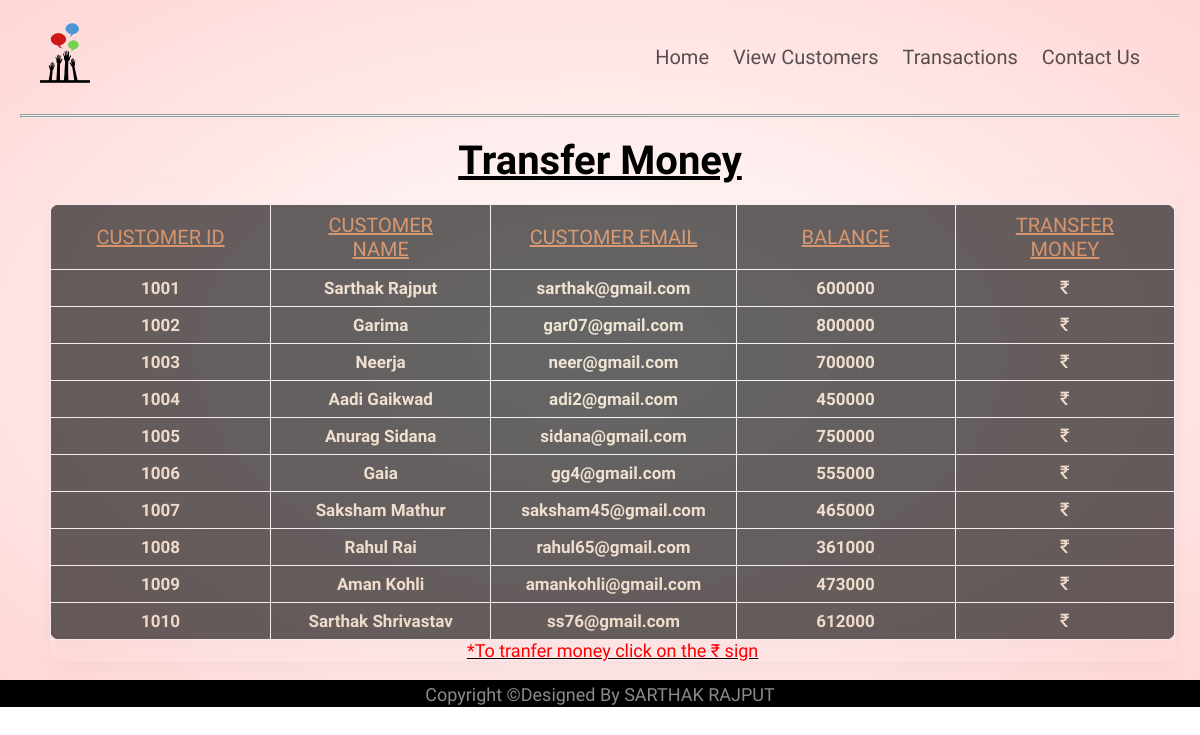
The page /view.php on the database its author committed.
### tables this page shows
CREATE TABLE clients (
  c_id int(11) NOT NULL,
  c_name varchar(255) NOT NULL,
  c_email varchar(255) NOT NULL,
  c_balance int(11) NOT NULL
);

### view.php (the view, shortened to what this page needs)
<!DOCTYPE html>
<html lang="en">
<head>
    <link rel="stylesheet" href="style.css?v=<?php echo time(); ?>">
    <link rel="stylesheet" href="https://cdnjs.cloudflare.com/ajax/libs/font-awesome/4.7.0/css/font-awesome.min.css">
    <link rel="stylesheet" href="//maxcdn.bootstrapcdn.com/font-awesome/4.3.0/css/font-awesome.min.css">
</head>
<body>
    <?php
      include 'connection.php';
      $sql = "SELECT * FROM clients";
      $result = mysqli_query($connect,$sql);
    ?>
    <div class="header">
        <div class="container">
            <div class="navbar">
                <div class="logo cursor">
                   <a href="index.php"><img src="images/logo_small.png" width="50px" height="70px"></a>
                </div>
                <nav>
                   <ul class="design" id="Menu">
                      <li><a href="index.php">Home</a></li>
                      <li><a href="view.php">View Customers</a></li>
                      <li><a href="history.php">Transactions</a></li>
                      <li><a href="https://www.thesparksfoundationsingapore.org/contact-us/">Contact Us</a></li>
                    </ul>
                </nav>
            </div>
            <hr>
            <hr>
            <br>
            <div class="table new">
                 <h1>Transfer Money</h1>
                    <div class="transfer">
                        <div>
                            <table class="first">
                                <thead>
                                    <tr>
                                        <th>Customer ID</th>
                                        <th>Customer Name</th>
                                        <th>Customer Email</th>
                                        <th>Balance</th>
                                        <th>Transfer Money</th>
                                    </tr>
                                </thead>
                                <tbody>
                        </div>
          <?php
           while($rows = mysqli_fetch_array($result))
          {
            ?>
                <tr>
                  <td><?php  echo $rows['c_id']; ?></td>
                   <td><?php echo $rows['c_name']; ?></td>
                  <td><?php echo $rows['c_email']; ?></td>
                  <td><?php echo $rows['c_balance']; ?></td>
                  <td><a href="transaction.php?c_id=<?php echo $rows['c_id']; ?>"><i class=" fa fa-inr" aria-hidden="true" style="color:blanchedalmond;"></i></a></td>
                </tr>
            <?php
              }
            ?>
                   <p class="small">*To tranfer money click on the &#x20b9; sign </p>
                </div>
            </div>
        </div>
    </div>
      <br>
    <div class="footer">
     <p class="bottom">Copyright &copy;Designed By SARTHAK  RAJPUT</p>
    </div>
</body>
</html>

### style.css (style rules this page uses)
* { margin: 0; padding: 0; box-sizing: border-box; }
body { font-family: 'Baloo Bhai 2', cursive; }
.navbar { display: flex; align-items: center; padding: 20px; }
nav { flex: 1; text-align: right; }
.design { display: inline-block; list-style-type: none; }
nav ul li { display: inline-block; margin-right: 20px; font-size: 20px; }
a { text-decoration: none; color: rgba(0, 0, 0, 0.657); }
p { color: rgba(0, 0, 0, 0.801); font-size: 18px; }
.container { max-width: 1200px; margin: auto; padding-left: 20px; padding-right: 20px; }
.header { background: radial-gradient(#fff,#ffd6d6); }
.footer { background: #000; color: #8a8a8a; font-size: 16px; padding: 4px 0px 2px; max-width: 200%; }
.footer p { color: #8a8a8a; }
.bottom { text-align: center; }
.table { width:100%; height:100%; display:flex; flex-direction:column; justify-content: center; text-align:center; }
.transfer { width:97%; height:80%; padding:20px 0 0 0; box-shadow:0 10px 20px 0 rgba(0,0,0,0.03); border-radius:10px; margin-left:30px; }
table { border-collapse:collapse; background-color:black; box-shadow:0 10px 20px 0 rgba(0,0,0,0.03); border-radius: 10px; border-collapse:collapse; table-layout:fixed; opacity:0.6; color:#F7CC1A; font-weight:bold; margin:auto; }
th,td { border:1px solid #f2f2f2; padding:8px 30px; text-align:center; opacity:0.9; color:blanchedalmond ; }
th { text-transform:uppercase; font-weight:500; color: chocolate; font-size: 20px; width: 20%; text-decoration: underline; }
td { font-size:17px; }
.small { color: red; font-size: 18px; }
.new { font-size: 20px; text-align: center; text-decoration: underline; }
::placeholder { color: firebrick; opacity: 0.7; }

### rows shown on the page
clients: c_id "1001", c_name "Sarthak Rajput", c_email "sarthak@gmail.com", c_balance "600000"
clients: c_id "1002", c_name "Garima", c_email "gar07@gmail.com", c_balance "800000"
clients: c_id "1003", c_name "Neerja", c_email "neer@gmail.com", c_balance "700000"
clients: c_id "1004", c_name "Aadi Gaikwad", c_email "adi2@gmail.com", c_balance "450000"
clients: c_id "1005", c_name "Anurag Sidana", c_email "sidana@gmail.com", c_balance "750000"
clients: c_id "1006", c_name "Gaia", c_email "gg4@gmail.com", c_balance "555000"
clients: c_id "1007", c_name "Saksham Mathur", c_email "saksham45@gmail.com", c_balance "465000"
clients: c_id "1008", c_name "Rahul Rai", c_email "rahul65@gmail.com", c_balance "361000"
clients: c_id "1009", c_name "Aman Kohli", c_email "amankohli@gmail.com", c_balance "473000"
clients: c_id "1010", c_name "Sarthak Shrivastav", c_email "ss76@gmail.com", c_balance "612000"
